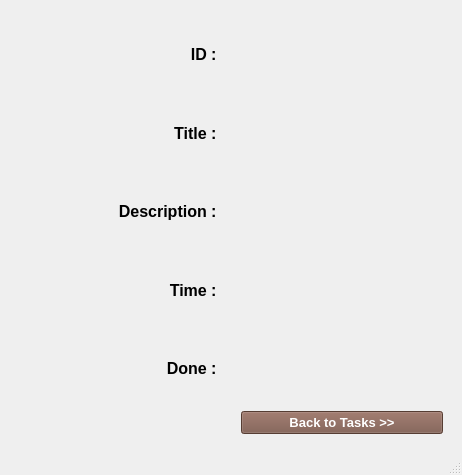
<?xml version="1.0" encoding="UTF-8"?>
<ui version="4.0">
 <class>MainWindow</class>
 <widget class="QMainWindow" name="MainWindow">
  <property name="geometry">
   <rect>
    <x>0</x>
    <y>0</y>
    <width>462</width>
    <height>475</height>
   </rect>
  </property>
  <property name="sizePolicy">
   <sizepolicy hsizetype="Fixed" vsizetype="Fixed">
    <horstretch>0</horstretch>
    <verstretch>0</verstretch>
   </sizepolicy>
  </property>
  <property name="windowTitle">
   <string>Details Of Task</string>
  </property>
  <property name="windowIcon">
   <iconset>
    <normaloff>images/detail_icon.png</normaloff>images/detail_icon.png</iconset>
  </property>
  <widget class="QWidget" name="centralwidget">
   <property name="sizePolicy">
    <sizepolicy hsizetype="Fixed" vsizetype="Fixed">
     <horstretch>0</horstretch>
     <verstretch>0</verstretch>
    </sizepolicy>
   </property>
   <layout class="QGridLayout" name="gridLayout">
    <item row="0" column="0">
     <layout class="QGridLayout" name="gridLayout_2">
      <property name="leftMargin">
       <number>10</number>
      </property>
      <property name="topMargin">
       <number>10</number>
      </property>
      <property name="rightMargin">
       <number>10</number>
      </property>
      <property name="bottomMargin">
       <number>10</number>
      </property>
      <property name="horizontalSpacing">
       <number>20</number>
      </property>
      <property name="verticalSpacing">
       <number>7</number>
      </property>
      <item row="1" column="0">
       <widget class="QLabel" name="label">
        <property name="font">
         <font>
          <pointsize>12</pointsize>
          <bold>true</bold>
         </font>
        </property>
        <property name="text">
         <string>Title : </string>
        </property>
        <property name="alignment">
         <set>Qt::AlignRight|Qt::AlignTrailing|Qt::AlignVCenter</set>
        </property>
       </widget>
      </item>
      <item row="2" column="0">
       <widget class="QLabel" name="label_2">
        <property name="font">
         <font>
          <pointsize>12</pointsize>
          <bold>true</bold>
         </font>
        </property>
        <property name="text">
         <string>Description : </string>
        </property>
        <property name="alignment">
         <set>Qt::AlignRight|Qt::AlignTrailing|Qt::AlignVCenter</set>
        </property>
       </widget>
      </item>
      <item row="1" column="1">
       <widget class="QLabel" name="title_label">
        <property name="font">
         <font>
          <pointsize>12</pointsize>
         </font>
        </property>
        <property name="text">
         <string/>
        </property>
       </widget>
      </item>
      <item row="2" column="1">
       <widget class="QLabel" name="description_label">
        <property name="font">
         <font>
          <pointsize>12</pointsize>
         </font>
        </property>
        <property name="text">
         <string/>
        </property>
       </widget>
      </item>
      <item row="0" column="0">
       <widget class="QLabel" name="label_3">
        <property name="font">
         <font>
          <pointsize>12</pointsize>
          <bold>true</bold>
         </font>
        </property>
        <property name="text">
         <string>ID : </string>
        </property>
        <property name="alignment">
         <set>Qt::AlignRight|Qt::AlignTrailing|Qt::AlignVCenter</set>
        </property>
       </widget>
      </item>
      <item row="0" column="1">
       <widget class="QLabel" name="id_label">
        <property name="font">
         <font>
          <pointsize>12</pointsize>
         </font>
        </property>
        <property name="text">
         <string/>
        </property>
       </widget>
      </item>
      <item row="6" column="0">
       <widget class="QLabel" name="label_5">
        <property name="font">
         <font>
          <pointsize>12</pointsize>
          <bold>true</bold>
         </font>
        </property>
        <property name="text">
         <string>Done : </string>
        </property>
        <property name="alignment">
         <set>Qt::AlignRight|Qt::AlignTrailing|Qt::AlignVCenter</set>
        </property>
       </widget>
      </item>
      <item row="6" column="1">
       <widget class="QLabel" name="done_label">
        <property name="font">
         <font>
          <pointsize>12</pointsize>
         </font>
        </property>
        <property name="text">
         <string/>
        </property>
       </widget>
      </item>
      <item row="3" column="1">
       <widget class="QLabel" name="time_label">
        <property name="font">
         <font>
          <pointsize>12</pointsize>
         </font>
        </property>
        <property name="text">
         <string/>
        </property>
       </widget>
      </item>
      <item row="3" column="0">
       <widget class="QLabel" name="label_4">
        <property name="font">
         <font>
          <pointsize>12</pointsize>
          <bold>true</bold>
         </font>
        </property>
        <property name="text">
         <string>Time : </string>
        </property>
        <property name="alignment">
         <set>Qt::AlignRight|Qt::AlignTrailing|Qt::AlignVCenter</set>
        </property>
       </widget>
      </item>
      <item row="7" column="1">
       <widget class="QPushButton" name="back_btn">
        <property name="font">
         <font>
          <pointsize>10</pointsize>
          <bold>true</bold>
         </font>
        </property>
        <property name="styleSheet">
         <string notr="true">background-color: rgb(121, 85, 72);
color: rgb(255, 255, 255);</string>
        </property>
        <property name="text">
         <string>Back to Tasks &gt;&gt;</string>
        </property>
       </widget>
      </item>
     </layout>
    </item>
   </layout>
  </widget>
  <widget class="QMenuBar" name="menubar">
   <property name="geometry">
    <rect>
     <x>0</x>
     <y>0</y>
     <width>462</width>
     <height>22</height>
    </rect>
   </property>
  </widget>
  <widget class="QStatusBar" name="statusbar"/>
 </widget>
 <resources/>
 <connections/>
</ui>
